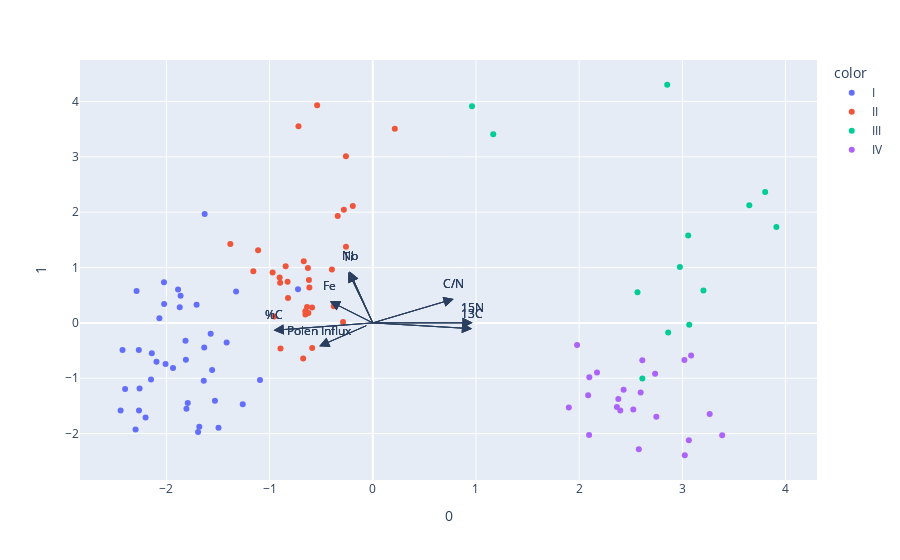

The code cell stored with this chart in its notebook:
### Code cell
for i, feature in enumerate(features):
    fig.add_annotation(
        ax=0, ay=0,
        axref="x", ayref="y",
        x=loadings[i, 0],
        y=loadings[i, 1],
        showarrow=True,
        arrowsize=2,
        arrowhead=2,
        xanchor="right",
        yanchor="top"
    )
    fig.add_annotation(
        x=loadings[i, 0],
        y=loadings[i, 1],
        ax=0, ay=0,
        xanchor="center",
        yanchor="bottom",
        text=feature,
        yshift=5,
    )

fig.show()

### Figure 1 — Plotly figure (JSON) as saved in the notebook; plotly's stock layout.template omitted (floating-point values rounded to 4 significant figures)
{"data": [{"hovertemplate": "color=I<br>0=%{x}<br>1=%{y}<extra></extra>", "legendgroup": "I", "marker": {"color": "#636efa", "symbol": "circle"}, "mode": "markers", "name": "I", "orientation": "v", "showlegend": true, "type": "scatter", "x": [-1.416, -1.887, -1.862, -2.022, -1.814, -1.707, -2.023, -1.633, -1.557, -1.805, -1.529, -1.793, -1.637, -1.26, -2.201, -2.068, -1.871, -1.811, -2.141, -2.289, -2.267, -2.26, -2.444, -2.4, -2.149, -2.299, -2.425, -2.096, -2.008, -2.265, -1.693, -1.495, -1.681, -1.936, -1.571, -1.093, -1.324, -1.629, -0.7244], "xaxis": "x", "y": [-0.3541, 0.6047, 0.4921, 0.3405, -0.3251, 0.3291, 0.7327, -0.4443, -0.8496, -1.552, -1.408, -1.449, -1.047, -1.469, -1.71, 0.08282, 0.2808, -0.6667, -0.5484, 0.5745, -0.4921, -1.187, -1.583, -1.195, -1.025, -1.927, -0.4921, -0.703, -0.742, -1.581, -1.971, -1.897, -1.877, -0.8152, -0.1963, -1.033, 0.5665, 1.965, 0.606], "yaxis": "y"}, {"hovertemplate": "color=II<br>0=%{x}<br>1=%{y}<extra></extra>", "legendgroup": "II", "marker": {"color": "#EF553B", "symbol": "circle"}, "mode": "markers", "name": "II", "orientation": "v", "showlegend": true, "type": "scatter", "x": [-0.8977, -0.1935, -0.288, -0.9025, -0.6537, -0.6187, -1.157, -1.111, -0.6284, -0.669, -0.3783, -0.6238, -0.6143, -0.588, -0.6368, -0.8942, -0.6742, -0.5871, -0.955, -0.8213, -0.8441, -0.8257, -0.6527, -0.9705, -1.38, -0.3959, -0.2595, -0.3398, -0.2802, -0.2601, -0.7199, -0.5391, 0.2134], "xaxis": "x", "y": [0.7234, 2.113, 0.01366, 0.8215, 0.2082, 0.7743, 0.9334, 1.312, 0.9909, 1.112, 0.3001, 0.1791, 0.6395, 0.2791, 0.2874, -0.4607, -0.6426, -0.4544, 0.1173, 0.4489, 1.024, 0.7437, 0.1528, 0.9081, 1.424, 0.9654, 1.375, 1.931, 2.045, 3.012, 3.553, 3.934, 3.509], "yaxis": "y"}, {"hovertemplate": "color=III<br>0=%{x}<br>1=%{y}<extra></extra>", "legendgroup": "III", "marker": {"color": "#00cc96", "symbol": "circle"}, "mode": "markers", "name": "III", "orientation": "v", "showlegend": true, "type": "scatter", "x": [1.167, 0.9614, 2.853, 3.802, 3.649, 3.056, 3.911, 2.976, 3.204, 3.066, 2.565, 2.862, 2.612], "xaxis": "x", "y": [3.407, 3.915, 4.302, 2.362, 2.126, 1.58, 1.732, 1.011, 0.5859, -0.03355, 0.553, -0.173, -1.005], "yaxis": "y"}, {"hovertemplate": "color=IV<br>0=%{x}<br>1=%{y}<extra></extra>", "legendgroup": "IV", "marker": {"color": "#ab63fa", "symbol": "circle"}, "mode": "markers", "name": "IV", "orientation": "v", "showlegend": true, "type": "scatter", "x": [2.596, 2.096, 2.366, 2.38, 2.431, 1.9, 2.098, 2.087, 2.736, 2.398, 2.525, 1.98, 2.612, 2.173, 2.578, 3.063, 3.265, 3.024, 2.748, 3.085, 3.02, 3.386], "xaxis": "x", "y": [-1.26, -2.024, -1.519, -1.373, -1.209, -1.527, -0.9804, -1.307, -0.9181, -1.581, -1.565, -0.3981, -0.6768, -0.8956, -2.284, -2.12, -1.648, -2.392, -1.698, -0.5909, -0.6713, -2.03], "yaxis": "y"}], "layout": {"annotations": [{"arrowhead": 2, "arrowsize": 2, "ax": 0, "axref": "x", "ay": 0, "ayref": "y", "showarrow": true, "x": 0.9672, "xanchor": "right", "y": 0.0007527, "yanchor": "top"}, {"ax": 0, "ay": 0, "text": "15N", "x": 0.9672, "xanchor": "center", "y": 0.0007527, "yanchor": "bottom", "yshift": 5}, {"arrowhead": 2, "arrowsize": 2, "ax": 0, "axref": "x", "ay": 0, "ayref": "y", "showarrow": true, "x": 0.9614, "xanchor": "right", "y": -0.1047, "yanchor": "top"}, {"ax": 0, "ay": 0, "text": "13C", "x": 0.9614, "xanchor": "center", "y": -0.1047, "yanchor": "bottom", "yshift": 5}, {"arrowhead": 2, "arrowsize": 2, "ax": 0, "axref": "x", "ay": 0, "ayref": "y", "showarrow": true, "x": -0.9601, "xanchor": "right", "y": -0.1344, "yanchor": "top"}, {"ax": 0, "ay": 0, "text": "%C", "x": -0.9601, "xanchor": "center", "y": -0.1344, "yanchor": "bottom", "yshift": 5}, {"arrowhead": 2, "arrowsize": 2, "ax": 0, "axref": "x", "ay": 0, "ayref": "y", "showarrow": true, "x": 0.7836, "xanchor": "right", "y": 0.4326, "yanchor": "top"}, {"ax": 0, "ay": 0, "text": "C/N", "x": 0.7836, "xanchor": "center", "y": 0.4326, "yanchor": "bottom", "yshift": 5}, {"arrowhead": 2, "arrowsize": 2, "ax": 0, "axref": "x", "ay": 0, "ayref": "y", "showarrow": true, "x": -0.4149, "xanchor": "right", "y": 0.3902, "yanchor": "top"}, {"ax": 0, "ay": 0, "text": "Fe", "x": -0.4149, "xanchor": "center", "y": 0.3902, "yanchor": "bottom", "yshift": 5}, {"arrowhead": 2, "arrowsize": 2, "ax": 0, "axref": "x", "ay": 0, "ayref": "y", "showarrow": true, "x": -0.2354, "xanchor": "right", "y": 0.9162, "yanchor": "top"}, {"ax": 0, "ay": 0, "text": "Ti", "x": -0.2354, "xanchor": "center", "y": 0.9162, "yanchor": "bottom", "yshift": 5}, {"arrowhead": 2, "arrowsize": 2, "ax": 0, "axref": "x", "ay": 0, "ayref": "y", "showarrow": true, "x": -0.2246, "xanchor": "right", "y": 0.9304, "yanchor": "top"}, {"ax": 0, "ay": 0, "text": "Nb", "x": -0.2246, "xanchor": "center", "y": 0.9304, "yanchor": "bottom", "yshift": 5}, {"arrowhead": 2, "arrowsize": 2, "ax": 0, "axref": "x", "ay": 0, "ayref": "y", "showarrow": true, "x": -0.5184, "xanchor": "right", "y": -0.4215, "yanchor": "top"}, {"ax": 0, "ay": 0, "text": "Polen Influx", "x": -0.5184, "xanchor": "center", "y": -0.4215, "yanchor": "bottom", "yshift": 5}, {"arrowhead": 2, "arrowsize": 2, "ax": 0, "axref": "x", "ay": 0, "ayref": "y", "showarrow": true, "x": 0.9672, "xanchor": "right", "y": 0.0007527, "yanchor": "top"}, {"ax": 0, "ay": 0, "text": "15N", "x": 0.9672, "xanchor": "center", "y": 0.0007527, "yanchor": "bottom", "yshift": 5}, {"arrowhead": 2, "arrowsize": 2, "ax": 0, "axref": "x", "ay": 0, "ayref": "y", "showarrow": true, "x": 0.9614, "xanchor": "right", "y": -0.1047, "yanchor": "top"}, {"ax": 0, "ay": 0, "text": "13C", "x": 0.9614, "xanchor": "center", "y": -0.1047, "yanchor": "bottom", "yshift": 5}, {"arrowhead": 2, "arrowsize": 2, "ax": 0, "axref": "x", "ay": 0, "ayref": "y", "showarrow": true, "x": -0.9601, "xanchor": "right", "y": -0.1344, "yanchor": "top"}, {"ax": 0, "ay": 0, "text": "%C", "x": -0.9601, "xanchor": "center", "y": -0.1344, "yanchor": "bottom", "yshift": 5}, {"arrowhead": 2, "arrowsize": 2, "ax": 0, "axref": "x", "ay": 0, "ayref": "y", "showarrow": true, "x": 0.7836, "xanchor": "right", "y": 0.4326, "yanchor": "top"}, {"ax": 0, "ay": 0, "text": "C/N", "x": 0.7836, "xanchor": "center", "y": 0.4326, "yanchor": "bottom", "yshift": 5}, {"arrowhead": 2, "arrowsize": 2, "ax": 0, "axref": "x", "ay": 0, "ayref": "y", "showarrow": true, "x": -0.4149, "xanchor": "right", "y": 0.3902, "yanchor": "top"}, {"ax": 0, "ay": 0, "text": "Fe", "x": -0.4149, "xanchor": "center", "y": 0.3902, "yanchor": "bottom", "yshift": 5}, {"arrowhead": 2, "arrowsize": 2, "ax": 0, "axref": "x", "ay": 0, "ayref": "y", "showarrow": true, "x": -0.2354, "xanchor": "right", "y": 0.9162, "yanchor": "top"}, {"ax": 0, "ay": 0, "text": "Ti", "x": -0.2354, "xanchor": "center", "y": 0.9162, "yanchor": "bottom", "yshift": 5}, {"arrowhead": 2, "arrowsize": 2, "ax": 0, "axref": "x", "ay": 0, "ayref": "y", "showarrow": true, "x": -0.2246, "xanchor": "right", "y": 0.9304, "yanchor": "top"}, {"ax": 0, "ay": 0, "text": "Nb", "x": -0.2246, "xanchor": "center", "y": 0.9304, "yanchor": "bottom", "yshift": 5}, {"arrowhead": 2, "arrowsize": 2, "ax": 0, "axref": "x", "ay": 0, "ayref": "y", "showarrow": true, "x": -0.5184, "xanchor": "right", "y": -0.4215, "yanchor": "top"}, {"ax": 0, "ay": 0, "text": "Polen Influx", "x": -0.5184, "xanchor": "center", "y": -0.4215, "yanchor": "bottom", "yshift": 5}, {"arrowhead": 2, "arrowsize": 2, "ax": 0, "axref": "x", "ay": 0, "ayref": "y", "showarrow": true, "x": 0.9672, "xanchor": "right", "y": 0.0007527, "yanchor": "top"}, {"ax": 0, "ay": 0, "text": "15N", "x": 0.9672, "xanchor": "center", "y": 0.0007527, "yanchor": "bottom", "yshift": 5}, {"arrowhead": 2, "arrowsize": 2, "ax": 0, "axref": "x", "ay": 0, "ayref": "y", "showarrow": true, "x": 0.9614, "xanchor": "right", "y": -0.1047, "yanchor": "top"}, {"ax": 0, "ay": 0, "text": "13C", "x": 0.9614, "xanchor": "center", "y": -0.1047, "yanchor": "bottom", "yshift": 5}, {"arrowhead": 2, "arrowsize": 2, "ax": 0, "axref": "x", "ay": 0, "ayref": "y", "showarrow": true, "x": -0.9601, "xanchor": "right", "y": -0.1344, "yanchor": "top"}, {"ax": 0, "ay": 0, "text": "%C", "x": -0.9601, "xanchor": "center", "y": -0.1344, "yanchor": "bottom", "yshift": 5}, {"arrowhead": 2, "arrowsize": 2, "ax": 0, "axref": "x", "ay": 0, "ayref": "y", "showarrow": true, "x": 0.7836, "xanchor": "right", "y": 0.4326, "yanchor": "top"}, {"ax": 0, "ay": 0, "text": "C/N", "x": 0.7836, "xanchor": "center", "y": 0.4326, "yanchor": "bottom", "yshift": 5}, {"arrowhead": 2, "arrowsize": 2, "ax": 0, "axref": "x", "ay": 0, "ayref": "y", "showarrow": true, "x": -0.4149, "xanchor": "right", "y": 0.3902, "yanchor": "top"}, {"ax": 0, "ay": 0, "text": "Fe", "x": -0.4149, "xanchor": "center", "y": 0.3902, "yanchor": "bottom", "yshift": 5}, {"arrowhead": 2, "arrowsize": 2, "ax": 0, "axref": "x", "ay": 0, "ayref": "y", "showarrow": true, "x": -0.2354, "xanchor": "right", "y": 0.9162, "yanchor": "top"}, {"ax": 0, "ay": 0, "text": "Ti", "x": -0.2354, "xanchor": "center", "y": 0.9162, "yanchor": "bottom", "yshift": 5}, {"arrowhead": 2, "arrowsize": 2, "ax": 0, "axref": "x", "ay": 0, "ayref": "y", "showarrow": true, "x": -0.2246, "xanchor": "right", "y": 0.9304, "yanchor": "top"}, {"ax": 0, "ay": 0, "text": "Nb", "x": -0.2246, "xanchor": "center", "y": 0.9304, "yanchor": "bottom", "yshift": 5}, {"arrowhead": 2, "arrowsize": 2, "ax": 0, "axref": "x", "ay": 0, "ayref": "y", "showarrow": true, "x": -0.5184, "xanchor": "right", "y": -0.4215, "yanchor": "top"}, {"ax": 0, "ay": 0, "text": "Polen Influx", "x": -0.5184, "xanchor": "center", "y": -0.4215, "yanchor": "bottom", "yshift": 5}], "autosize": true, "legend": {"title": {"text": "color"}, "tracegroupgap": 0}, "margin": {"t": 60}, "xaxis": {"anchor": "y", "autorange": true, "domain": [0, 1], "range": [-2.829, 4.296], "title": {"text": "0"}, "type": "linear"}, "yaxis": {"anchor": "x", "autorange": true, "domain": [0, 1], "range": [-2.91, 4.821], "title": {"text": "1"}, "type": "linear"}}}
